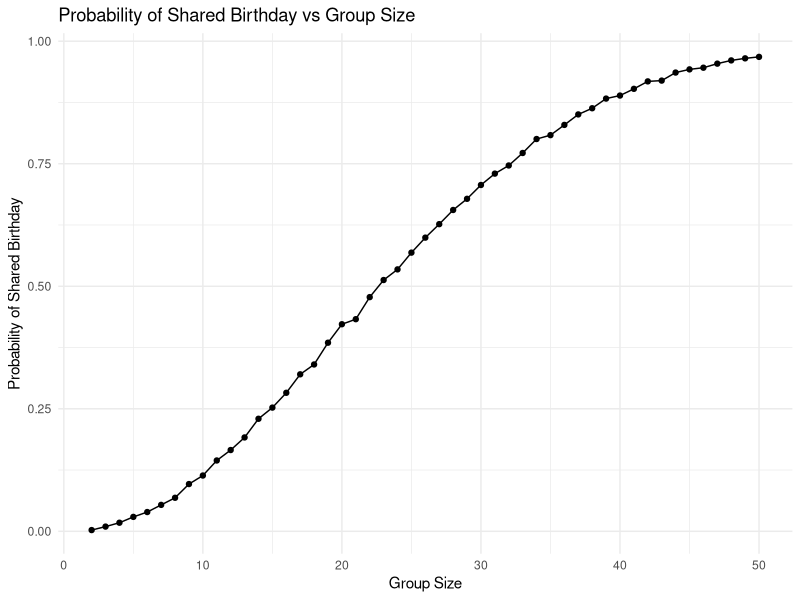

Recreate this plot in R.
## ---- chunk 1
knitr::opts_chunk$set(echo = TRUE)
library(tidyverse)
## ---- chunk 2
shared_birthday = function(n) {
  birthdays = sample(1:365, n, replace = TRUE)
  return(any(duplicated(birthdays)))
}
## ---- chunk 3
group_sizes = 2:50
simulations = 10000

results = 
  tibble(group_size = group_sizes) %>%
  mutate(
    output_lists = map(group_size, ~rerun(simulations, shared_birthday(.x))),
    estimate_df = map(output_lists, ~tibble(shared_birthday = unlist(.)))
     )%>%
  select(-output_lists) %>%
  unnest(estimate_df) %>%
  group_by(group_size) %>%
  summarize(probability = mean(shared_birthday), .groups = 'drop')

results
## ---- chunk 4
results %>%
  ggplot(aes(x = group_size, y = probability)) +
  geom_line() +
  geom_point() +
  labs(title = "Probability of Shared Birthday vs Group Size",
       x = "Group Size",
       y = "Probability of Shared Birthday") +
  theme_minimal()
